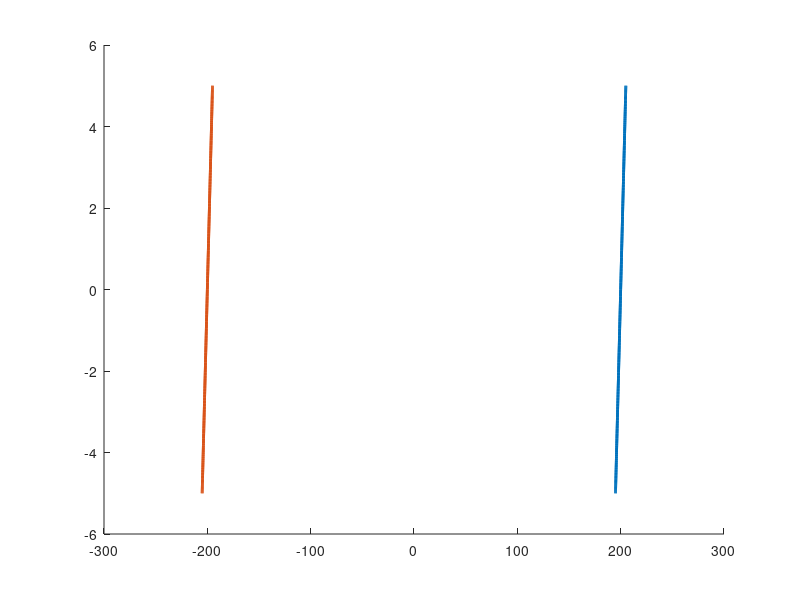

Write MATLAB code to recreate this figure. (Note: this script raises an error after producing the figure.)
clc
clear 
close all

%Debug
% data=load('temp.mat');

N = 2; % Número de Robôs
v_max = 20; % 10 m/s
R = 5*ones(1,N); % Raio dos robôs
PHI = pi* 0 / 180;
P_init = 200*[cos(2*pi*([1:N] -1)/N + PHI);sin(2*pi*([1:N] -1)/N + PHI)];% + randi(200,2,N);
% P_init = data.P_init;
P_goal = 200*[cos(2*pi*([1:N] -1)/N - pi  + PHI);sin(2*pi*([1:N] -1)/N - pi  + PHI)];
V = P_goal-P_init;
for i = 1:N
    V(:,i) = v_max*V(:,i)/norm(V(:,i));
end
V_pref = V;
V_new = V;

P = P_init;
Traj_x = P(1,:)';
Traj_y = P(2,:)';
Vel_x = V(1,:)';
Vel_y = V(2,:)';

figure(1)
hold on
for k = 1:N
    transparency = 0.25;  % Altere conforme necessário
    fillColor = [0, 0, 0.5];  % Cor vermelho claro, você pode ajustar isso
    xc = [cosd([0:360])].*R(k);
    yc = [sind([0:360])].*R(k);
    xc1 = xc+P(1,k);
    yc1 = xc+P(2,k);
    p0(k) = patch(xc1, yc1, fillColor, 'EdgeColor', 'none', 'FaceAlpha', transparency);
    p1(k) = plot(xc1,yc1,'-','linewidth',2);
    p2(k) = plot(Traj_x(k,:),Traj_y(k,:),'-k','linewidth',2);
end

tamos = 0.1;
d = 10e10;
t = 0;
T = [];
while d > R(1)
    
    t = t + tamos;
    V=V_new;
    for i = 1:N
        % Atualiza o V_pref
        V_pref(:,i) = (P_goal(:,i)-P(:,i));
        if norm(V_pref(:,i))>v_max % Satura caso seja maior que o v_max
            V_pref(:,i) = v_max*V_pref(:,i)/norm(V_pref(:,i));
        end
        % Calcula a nova velocidade
        tic
        v_new=ORCA(R+5,P,V,2,V_pref(:,i),v_max,i);
        T = [T toc];
        V_new(:,i) = v_new;
    end
    % Atualiza posições
    P = P + V_new*tamos;

    % Condição de parada
    aux = P_goal-P;
    d = max(sqrt(aux(1,:).^2 + aux(2,:).^2));

    % Atualiza trajetória
    Traj_x = [Traj_x P(1,:)'];
    Traj_y = [Traj_y P(2,:)'];
    Vel_x = [Vel_x V_new(1,:)'];
    Vel_y = [Vel_y V_new(2,:)'];

    % Realização do Plot
    for k = 1:N
        xc = [cosd([0:360])].*R(k);
        yc = [sind([0:360])].*R(k);
        xc1 = xc+P(1,k);
        yc1 = yc+P(2,k);
        set(p0(k),'xdata',xc1,'ydata',yc1);
        set(p1(k),'xdata',xc1,'ydata',yc1);
        set(p2(k),'xdata',Traj_x(k,:),'ydata',Traj_y(k,:));
    end
    drawnow;

end
display(['ORCA custou: ',num2str(mean(T)*1000),'ms'])

% figure(2)
% subplot(211)
% hold on 
% plot(Vel_x')
% ylabel('vx')
% subplot(212)
% hold on 
% plot(Vel_y')
% ylabel('vy')


